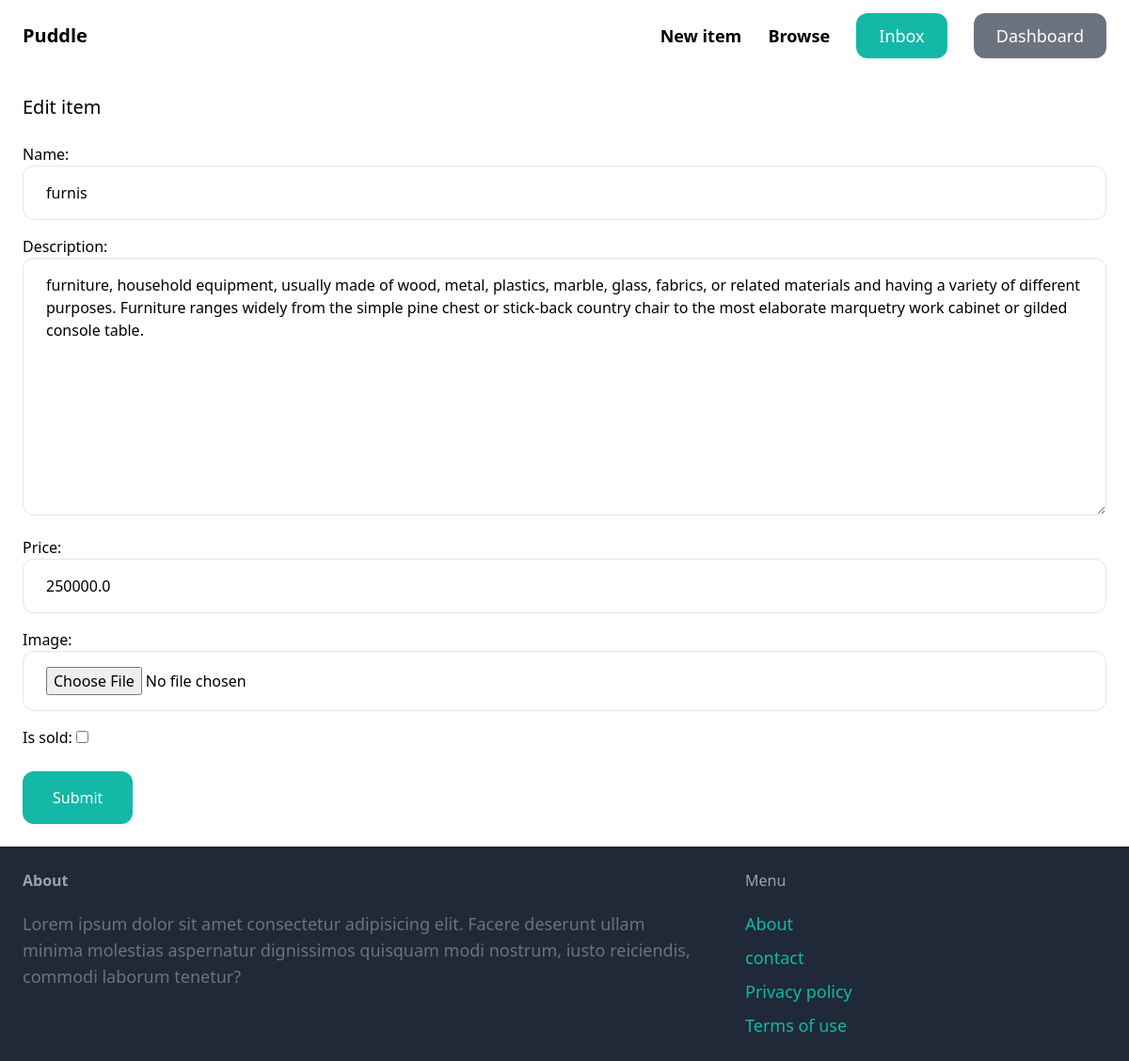
The page /item/6/edit/ (signed in) on the database its author committed.
### item/models.py (models this page shows, shortened)
class Item(models.Model):
    category=models.ForeignKey(Category,related_name='item',on_delete=models.CASCADE)
    name=models.CharField(max_length=225)
    description=models.TextField(blank=True,null=True)
    price=models.FloatField()
    image=models.ImageField(upload_to='item_images',blank=True,null=True)
    is_sold=models.BooleanField(default=False)
    created_by=models.ForeignKey(User,related_name='items',on_delete=models.CASCADE)
    created_at=models.DateTimeField(auto_now_add=True)

### item/views.py (the view)
# urls.py: path('<int:pk>/edit/',views.edit,name='edit'),
@login_required
def edit(request,pk):
    item=get_object_or_404(Item,pk=pk,created_by=request.user)
    if request.method=='POST':
        form=EditItemForm(request.POST,request.FILES,instance=item)
        if form.is_valid():
           form.save()
           return redirect('item:detail',pk=item.id)
    else:
        form=EditItemForm(instance=item)
        return render(request,'item/form.html',{'form':form,'title':'Edit item',})

### item/forms.py
class EditItemForm(forms.ModelForm):
    class Meta:
        model=Item
        fields=('name','description','price','image','is_sold')
        widgets={
            'name':forms.TextInput(attrs={
                'class': INPUT_CLASSES
            }),
            'description':forms.Textarea(attrs={
                'class': INPUT_CLASSES
            }),
            'price':forms.TextInput(attrs={
                'class': INPUT_CLASSES
            }),
            'image':forms.FileInput(attrs={
                'class': INPUT_CLASSES
            }),
        }

### item/templates/item/form.html (shortened to what this page needs)
{% extends 'core/base.html' %}
{% block content %}
<h1 class="mb-6 text-xl">{{ title}} </h1>
<form method="post" action="." enctype="multipart/form-data">
    <div class="space-y-4">
        {{ form.as_p}}
    </div>
    <button class="mt-6 py-4 px-8 tet-lg bg-teal-500 hover:bg-teal-700 rounded-xl text-white">Submit</button>
</form>
{% endblock %}

### rows shown on the page
Item: name "furnis", description "furniture, household equipment, usually made of wood, metal, plastics, marble, glass, fabrics, or related materials and having a variety of different purposes. Furniture ranges widely from the simple pine chest or stick-back country chair to the most elaborate marquetry work cabinet or gilded console table.", price "250000.0"

### other values the page prints
{{ title }} "Edit item"
